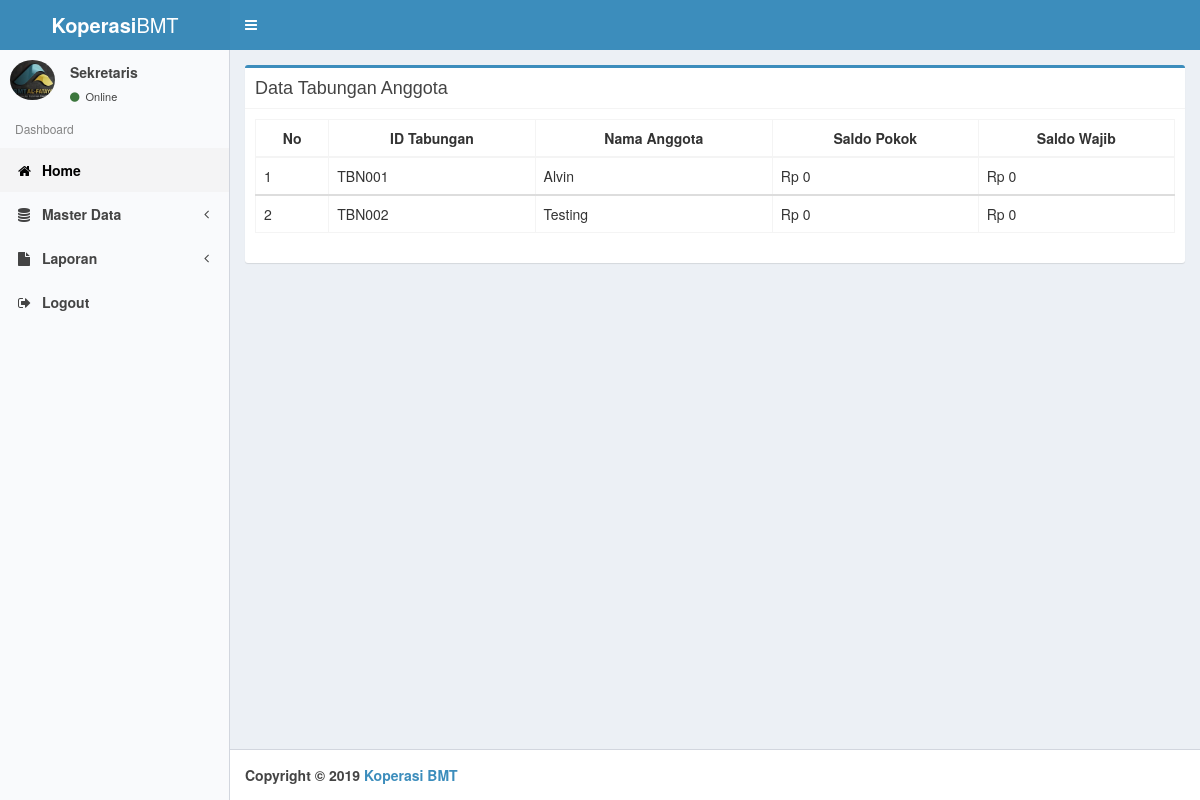
/sekretaris/datatabungan.php (signed in), run on the app's committed database.
### tables this page shows
CREATE TABLE `tbl_tabungan` (
  `id_tabungan` varchar(6) NOT NULL,
  `id_anggota` varchar(6) NOT NULL,
  `saldo` int(11) NOT NULL,
  `saldo_wajib` int(11) NOT NULL
);

CREATE TABLE `tbl_anggota` (
  `id_anggota` varchar(6) NOT NULL,
  `nik` varchar(20) NOT NULL,
  `nama_anggota` varchar(30) NOT NULL,
  `tempat_lahir` varchar(20) NOT NULL,
  `tanggal_lahir` date NOT NULL,
  `gender` varchar(15) NOT NULL,
  `alamat` text NOT NULL,
  `pekerjaan` varchar(30) NOT NULL,
  `status` varchar(20) NOT NULL,
  `tanggal_masuk` date NOT NULL,
  `keterangan` varchar(10) NOT NULL
);

### sekretaris/datatabungan.php (the view)
<?php
	include ("style/header.php");
	include ("style/sidebar.php");
?>
	<div class="box box-primary">
		<div class="box-header with-border">
			<h3 class="box-title">Data Tabungan Anggota</h3>
		</div>
		<div class="box-body">
			<div class="table-responsive">
				<table class="table table-bordered">
					<thead>
						<tr>
							<th style="text-align: center;">No</th>
							<th style="text-align: center;">ID Tabungan</th>
							<th style="text-align: center;">Nama Anggota</th>
							<th style="text-align: center;">Saldo Pokok</th>
							<th style="text-align: center;">Saldo Wajib</th>
						</tr>
					</thead>
					<?php
					$no = 1;
					include ("../config/koneksi.php");
					$sql = mysqli_query($konek, "SELECT * FROM tbl_tabungan a LEFT JOIN tbl_anggota b ON a.id_anggota=b.id_anggota");
					while ($data = mysqli_fetch_array($sql)){
					?>
					<tbody>
						<tr>
							<td><?php echo $no++; ?></td>
							<td><?php echo $data['id_tabungan']; ?></td>
							<td><?php echo $data['nama_anggota']; ?></td>
							<td><?php echo "Rp ".number_format($data['saldo'],0,',','.'); ?></td>
							<td><?php echo "Rp ".number_format($data['saldo_wajib'],0,',','.'); ?></td>
						</tr>
					</tbody>
					<?php
					}
					?>
				</table>
			</div>
		</div>
    </div>
<?php
	include ("style/footer.php");
?>

### data on the page
tbl_tabungan: id_tabungan "TBN001", id_anggota.nama_anggota "Alvin", saldo "0", saldo_wajib "0"
tbl_tabungan: id_tabungan "TBN002", id_anggota.nama_anggota "Testing", saldo "0", saldo_wajib "0"
